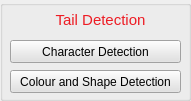
   <widget class="QGroupBox" name="groupBox_3">
    <property name="geometry">
     <rect>
      <x>690</x>
      <y>570</y>
      <width>191</width>
      <height>101</height>
     </rect>
    </property>
    <property name="title">
     <string/>
    </property>
    <widget class="QPushButton" name="pushButton_2">
     <property name="geometry">
      <rect>
       <x>10</x>
       <y>40</y>
       <width>171</width>
       <height>23</height>
      </rect>
     </property>
     <property name="styleSheet">
      <string notr="true">background-color: rgb(225, 225, 225);</string>
     </property>
     <property name="text">
      <string>Character Detection</string>
     </property>
    </widget>
    <widget class="QPushButton" name="pushButton_3">
     <property name="geometry">
      <rect>
       <x>10</x>
       <y>70</y>
       <width>171</width>
       <height>23</height>
      </rect>
     </property>
     <property name="styleSheet">
      <string notr="true">background-color: rgb(225, 225, 225);</string>
     </property>
     <property name="text">
      <string>Colour and Shape Detection</string>
     </property>
    </widget>
    <widget class="QLabel" name="label_11">
     <property name="geometry">
      <rect>
       <x>20</x>
       <y>10</y>
       <width>161</width>
       <height>20</height>
      </rect>
     </property>
     <property name="text">
      <string>&lt;html&gt;&lt;head/&gt;&lt;body&gt;&lt;p&gt;&lt;span style=&quot; font-size:11pt; color:#ed1c24;&quot;&gt;Tail Detection&lt;/span&gt;&lt;/p&gt;&lt;/body&gt;&lt;/html&gt;</string>
     </property>
     <property name="alignment">
      <set>Qt::AlignCenter</set>
     </property>
    </widget>
   </widget>
